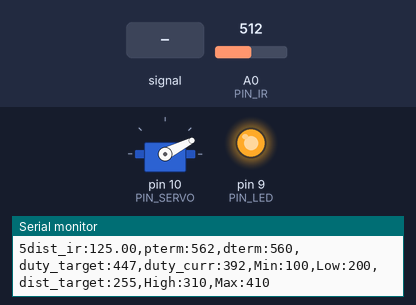
Bench run of a sketch on a simulated Arduino Uno, built with avr-gcc and run on an emulated ATmega328P. Parts: servo, output pins drawn as LEDs (lit = HIGH), the last lines printed to the serial monitor. The test bench sets the inputs (shaded band); at power-on: A0 (PIN_IR) = 512.

Above: at 1.2 s.
1.3 s: A0 (PIN_IR) set to 458
At 1.55 s:
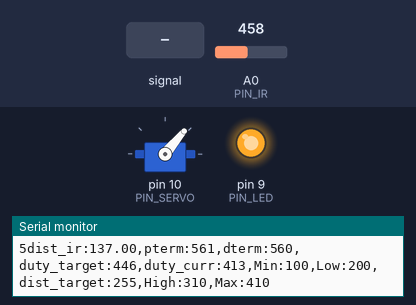
At 2.4 s:
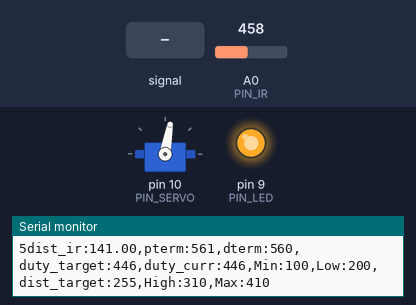
3.5 s: A0 (PIN_IR) set to 427
At 3.99 s:
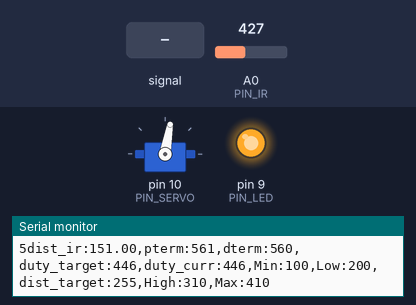
6.5 s: A0 (PIN_IR) fed a 200 Hz sine of ±255 counts around its level
9.5 s: A0 (PIN_IR) fed a 1000 Hz sine of ±255 counts around its level
12.5 s: A0 (PIN_IR) set to 900
14.5 s: A0 (PIN_IR) set to 220
At 14.97 s:
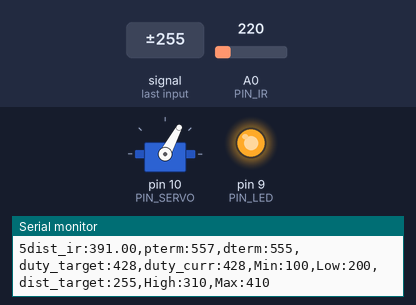
Timing chart, 0 to 17.5 s (numbered marks = the images above; inputs shaded):
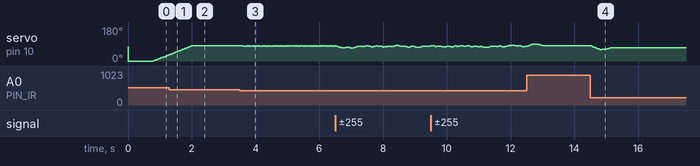

The sketch:

PD_control.ino
```cpp
// Arduino pin assignment
#include <Servo.h>
#define PIN_SERVO 10
#define PIN_IR A0
#define PIN_LED 9
#define INTERVAL 20 // sampling interval (unit: ms)

#define _DIST_ALPHA 0.2

// Framework setting
#define _DIST_TARGET 255
#define _DIST_MIN 100
#define _DIST_MAX 410

// Servo range
#define _DUTY_MIN 1090
#define _DUTY_NEU 1330
#define _DUTY_MAX 1570

// Servo speed control
#define _SERVO_SPEED 16     // servo 속도 설정
#define _SERVO_ANGLE 20

// Event periods
#define _INTERVAL_DIST 7      // distance 측정 이벤트 주기
#define _INTERVAL_SERVO 7     // servo 조정 이벤트 주기
#define _INTERVAL_SERIAL 100   // serial 출력 이벤트 주기

// PID parameters
#define _KP_m 0.32
#define _KP_M 0.42
#define _KD 85

// global variables //
float dist_min, dist_max,  filtered_dist, alpha;
// Servo instance
Servo myservo;

// Distance sensor
float dist_target; // location to send the ball
float dist_raw, dist_ema, dist;

// Event periods
unsigned long last_sampling_time_dist, last_sampling_time_servo, last_sampling_time_serial;
bool event_dist, event_servo, event_serial;

// Servo speed control
int duty_chg_per_interval;
int duty_target, duty_curr;

float error_curr, error_prev, control, pterm, dterm;

//MovingAverageFilter variables
int numReadings = 35;
int readings[35];      // the readings from the analog input
int readIndex, total, average;              // the index of the current reading, the running total


void setup() {
  pinMode(PIN_LED, OUTPUT);
  digitalWrite(PIN_LED, 1);
  myservo.attach(PIN_SERVO);


  // initialize global variables
  dist_min = _DIST_MIN;
  dist_max = _DIST_MAX;
  alpha = _DIST_ALPHA;
  readIndex = 0;
  total = 0;
  average = 0;

  // move servo to neutral position
  myservo.writeMicroseconds(_DUTY_NEU);

  // initialize serial port
  Serial.begin(57600);

  // convert angle speed into duty change per interval.
  duty_chg_per_interval = (_DUTY_MAX - _DUTY_MIN) * ((float)_SERVO_SPEED / _SERVO_ANGLE * 2) * ((float)_INTERVAL_SERVO / 1000);
}


void loop() {
  dist_raw = ir_distance();
  /////////////////////
  // Event generator // 이벤트 실행 간격 구현
  /////////////////////
  if (millis() >= last_sampling_time_dist + _INTERVAL_DIST) event_dist = true;
  if (millis() >= last_sampling_time_servo + _INTERVAL_SERVO) event_servo = true;
  if (millis() >= last_sampling_time_serial + _INTERVAL_SERIAL) event_serial = true;

  ////////////////////
  // Event handlers //
  ////////////////////

  if (event_dist) {
    event_dist = false; //
    // get a distance reading from the distance sensor
    dist_ema = (alpha) * (dist_raw) + (1 - alpha) * (dist_ema);
    filtered_dist = ir_distance_filtered(dist_ema);    //적외선 센서 필터링 값 저장
    dist =  AvgFilter((AvgFilter(filtered_dist)));

    // PID control logic
    error_curr = _DIST_TARGET - dist; // 현재 오차 저장
    if (error_curr < 0) {
      pterm = error_curr * _KP_M;
    }
    else {
      pterm = error_curr * _KP_m;
    }
    dterm =  _KD * (error_curr - error_prev);
    control = pterm+dterm;    // 제어량 계산

    // duty_target = f(duty_neutral, control)
    duty_target = _DUTY_NEU + control;
    if (duty_target > _DUTY_MAX) duty_target = _DUTY_MAX;
    if (duty_target < _DUTY_MIN) duty_target = _DUTY_MIN;

    error_prev = error_curr;

    last_sampling_time_dist = millis(); // 마지막 dist event 처리 시각 기록
  }

  if (event_servo) {
    event_servo = false;
    // adjust duty_curr toward duty_target by duty_chg_per_interval
    if (duty_target > duty_curr) {
      duty_curr += duty_chg_per_interval;
    }
    else if (duty_curr > duty_target) {
      duty_curr -= duty_chg_per_interval;
    }

    /*
        if(duty_target > duty_curr) {
         duty_curr += duty_chg_per_interval;
         if(duty_curr > duty_target)duty_curr = duty_target;
       else {
          duty_curr -= duty_chg_per_interval;
          if(duty_curr < duty_target) duty_curr = duty_target;
       }

    */


    // update servo position
    myservo.writeMicroseconds(duty_curr);
    last_sampling_time_servo = millis(); // 마지막 servo event 처리 시각 기록
  }


  if (event_serial) {
    event_serial = false;
    Serial.print(duty_chg_per_interval );
    Serial.print("dist_ir:");
    Serial.print(dist);
    Serial.print(",pterm:");
    Serial.print(map(pterm, -1000, 1000, 510, 610));
    Serial.print(",dterm:");
    Serial.print(map(dterm, -1000, 1000, 510, 610));
    Serial.print(",duty_target:");
    Serial.print(map(duty_target, 1000, 2000, 410, 510));
    Serial.print(",duty_curr:");
    Serial.print(map(duty_curr, 1000, 2000, 410, 510));
    Serial.println(",Min:100,Low:200,dist_target:255,High:310,Max:410");
    last_sampling_time_serial = millis(); // 마지막 serial event 처리 시각 기록

  }

}

float ir_distance(void) { // return value unit: mm
  float val;
  float volt = float(analogRead(PIN_IR));
  val = ((6762.0 / (volt - 9.0)) - 4.0) * 10.0;
  return val;
}

float ir_distance_filtered(float x) {
  if (x > 230) {
    return 50 / 40 * (x - 230) + 350;
  }
  else if (x > 208) {
    return 50 / 24 * (x - 208) + 300;
  }
  else if (x > 183) {
    return 50 / 25 * (x - 183) + 250;
  }
  else if (x > 163) {
    return 50 / 20 * (x - 163) + 200;
  }
  else if (x > 119) {
    return 50 / 44 * (x - 119) + 150;
  }
  else if (x > 68) {
    return 50 / 50 * (x - 68) + 100;
  }
  else {
    return 100;
  }

}


float AvgFilter(float x) {
  total = total - readings[readIndex];
  readings[readIndex] = x;
  total = total + readings[readIndex];
  readIndex = readIndex + 1;

  if (readIndex >= numReadings) {
    readIndex = 0;
  }

  average = total / numReadings;
  return average;
}
```

Measured:
- after the input at 1.3 s, servo on pin 10 (PIN_SERVO): goes on until 2.0 s, then stays 80°
- after the input at 3.5 s, servo on pin 10 (PIN_SERVO): 80° → 79° after 0.12 s, then moves between 79° and 80°, repeating every 0.04 s
